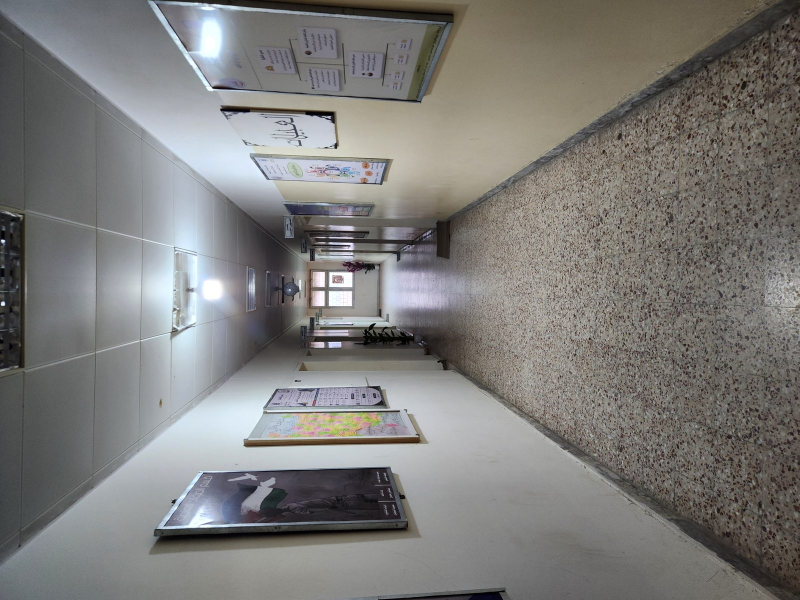
#> input picture ajilat-campus-map/assets/photos/admin-corridor.jpg, 1600 x 1200 px (shown at 1/2 size)
$ python -i render_v2.py   (imports and definitions only)
#> lines starting #> are read from the running program, lines starting #| are printed output that depends on the picture
#> further down, picture is the input picture: shape (1200, 1600, 3); mean B, G, R 121.6, 123.9, 125.2
#!/usr/bin/env python3
"""PINK HOPE v2 — beat-synced hyper-edit in the style of the supplied reference.

Transitions: whip pans (directional motion blur), camera rolls, zoom punches with
impact shake, light flashes, a circle reveal opening from the pink balloon,
neon "lights-on" flicker for poster 2, speed ramp into true 120 fps slow motion,
letter-by-letter typing and word-by-word Arabic kinetic text.

Usage: python3 render_v2.py [--stills]   ->  build/video_v2.mp4 (no audio)
"""
import json, os, subprocess, sys
import numpy as np, cv2
from PIL import Image, ImageDraw, ImageFont, ImageFilter

HERE = os.path.dirname(os.path.abspath(__file__))
ROOT = os.path.dirname(HERE)
FONTS = os.path.join(ROOT, "02_assets", "fonts")
LOGOS = os.environ.get("PINKHOPE_LOGOS", os.path.join(ROOT, "02_assets", "logos"))
BUILD = os.path.join(HERE, "build")
# [2 lines not run here, left out]
# [1 line that did not run here, left out]
# [1 line that did not run here, left out]
# [1 line that did not run here, left out]
STILLS = "--stills" in sys.argv
W, H = 1080, 1920
WHITE, PINK, PINK_DEEP, PLUM, PLUM_SOFT = (255, 255, 255), (255, 92, 160), (214, 59, 120), (61, 24, 48), (107, 69, 96)
TR = 4  # frames each side of a cut used by whip / roll / punch / flash
CIRCLE = 9  # frames of the balloon circle reveal (overlap)
rng = np.random.default_rng(3)


def font(weight, size):
    return ImageFont.truetype(os.path.join(FONTS, f"Tajawal-{weight}.ttf"), size, layout_engine=ImageFont.Layout.RAQM)


def smooth(x):
    x = min(max(x, 0.0), 1.0); return x * x * (3 - 2 * x)


def ease_out(x):
    x = min(max(x, 0.0), 1.0); return 1 - (1 - x) ** 3


def ease_in(x):
    x = min(max(x, 0.0), 1.0); return x ** 2.2


# ---------------------------------------------------------------- timeline
# [1 line that did not run here, left out]
# [8 lines not run here, left out]
# [1 line that did not run here, left out]
# [1 line that did not run here, left out]
# [1 line that did not run here, left out]
# [1 line that did not run here, left out]


# ---------------------------------------------------------------- decoding with time remap
class Reader:
    # [24 lines left out: functions __init__, get, not called in this run]

    def close(self):
        self.p.stdout.close(); self.p.wait()


# [23 lines left out: functions src_index, pink_center, not called in this run]


def cover_scale(deg):
    t = np.radians(abs(deg))
    return np.cos(t) + (H / W) * np.sin(t)


# [27 lines left out: functions transform, motion_blur, not called in this run]


# ---------------------------------------------------------------- look
yy, xx = np.mgrid[0:H, 0:W].astype(np.float32)
rr = np.sqrt(((xx - W / 2) / (W / 2)) ** 2 + ((yy - H / 2) / (H / 2)) ** 2)
VIGNETTE = (1 - 0.28 * np.clip((rr - 0.5) / 0.9, 0, 1) ** 1.5)[..., None]


def bloom(img, amt, thr=0.62):
#> called with amt = 0.24, thr = 0.62
    small = cv2.resize(img, (W // 4, H // 4), interpolation=cv2.INTER_AREA)
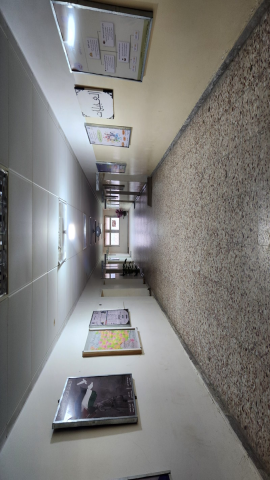
#> small: shape (480, 270, 3); mean B, G, R 121.6, 123.9, 125.2
    lum = small.mean(axis=2, keepdims=True)
    hl = small * np.clip((lum - thr) / (1 - thr), 0, 1)
    g = cv2.resize(cv2.GaussianBlur(hl, (0, 0), 9), (W, H))
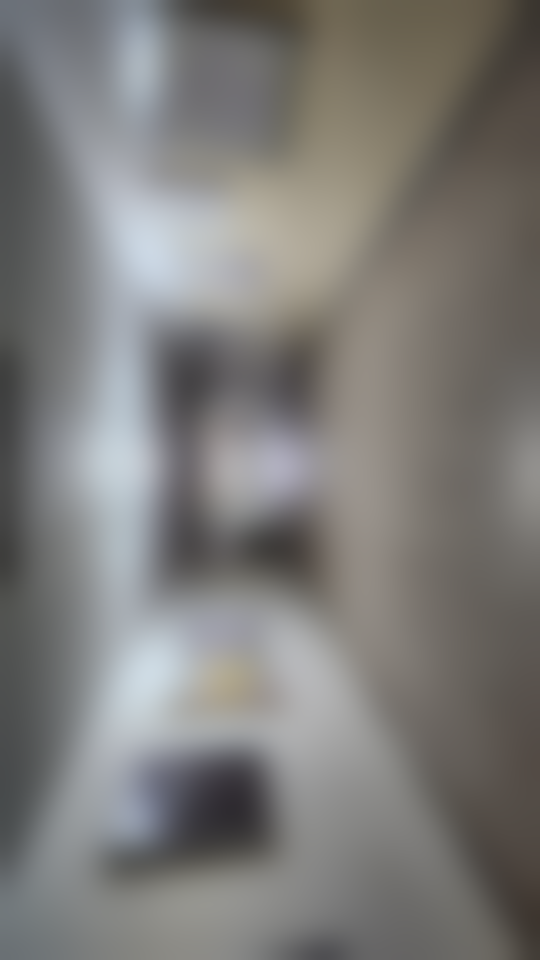
#> g: shape (1920, 1080, 3) float64 (shown at 1/2 size); mean B, G, R 121.7, 124, 125.2
#> (the run stopped early here; a loop or call above may not have finished)

$ run again, on ajilat-campus-map/assets/photos/central-yard.jpg
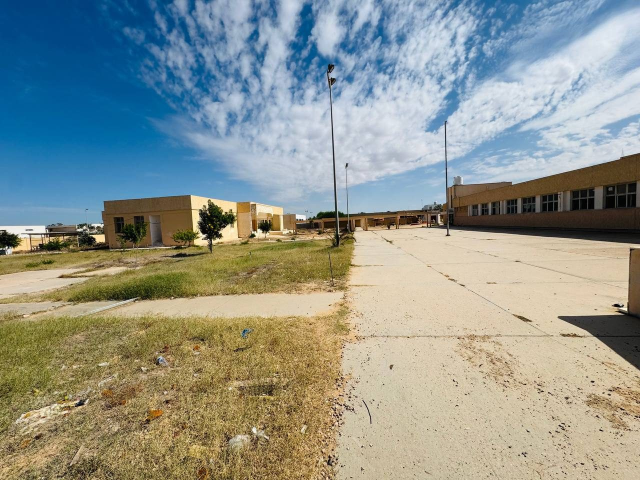
#> input picture ajilat-campus-map/assets/photos/central-yard.jpg, 1280 x 960 px (shown at 1/2 size)
#> picture is the input picture: shape (960, 1280, 3); mean B, G, R 142.9, 150.3, 143.4
#> in bloom, `lum = small.mean(axis=2, keepdims=True)`:
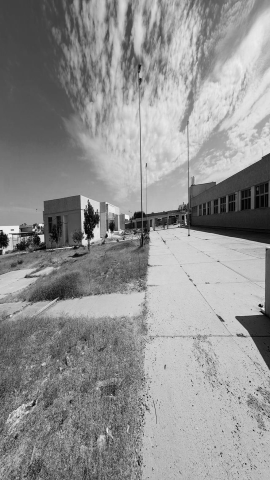
#> lum: shape (480, 270, 1) float64; min 2.67, max 244.7, mean 145.5
#> in bloom, `g = cv2.resize(cv2.GaussianBlur(hl, (0, 0), 9), (W, H))`:
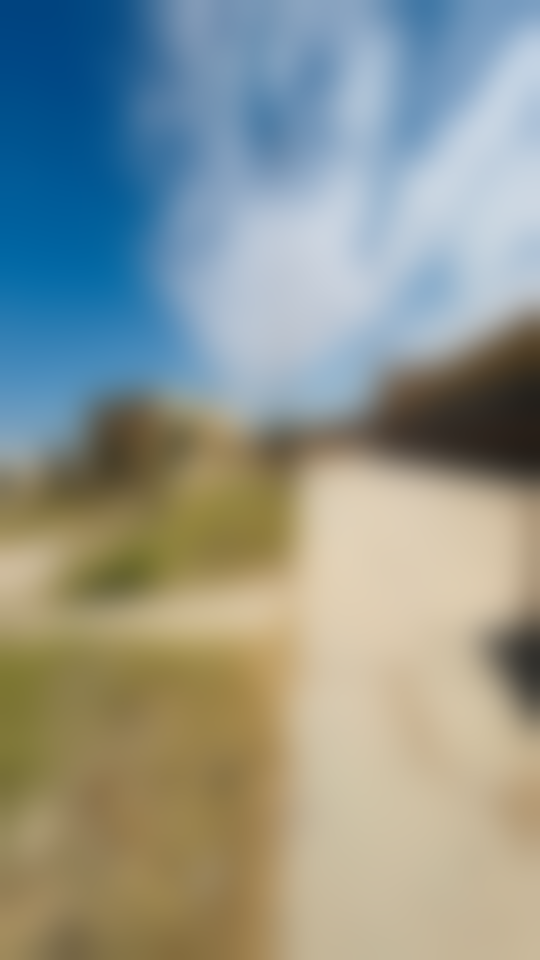
#> g: shape (1920, 1080, 3) float64 (shown at 1/2 size); mean B, G, R 142.9, 150.4, 143.4

$ run again, on ajilat-campus-map/assets/photos/classrooms-corridor.jpg
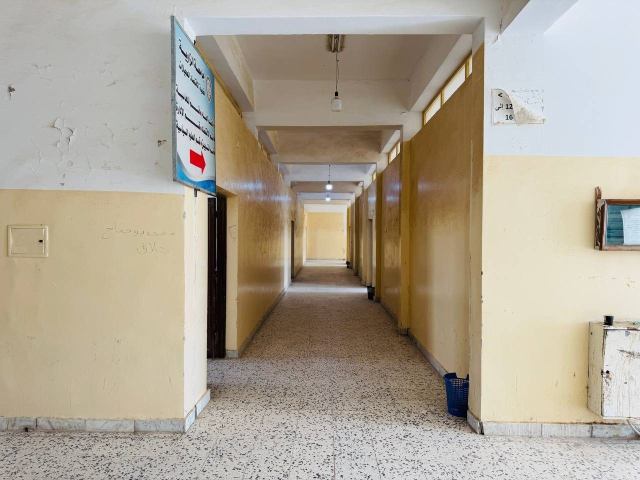
#> input picture ajilat-campus-map/assets/photos/classrooms-corridor.jpg, 1280 x 960 px (shown at 1/2 size)
#> picture is the input picture: shape (960, 1280, 3); mean B, G, R 149.7, 165.1, 174.2
#> in bloom, `lum = small.mean(axis=2, keepdims=True)`:
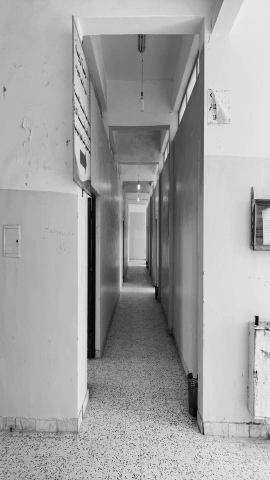
#> lum: shape (480, 270, 1) float64; min 4, max 244.3, mean 163
#> in bloom, `g = cv2.resize(cv2.GaussianBlur(hl, (0, 0), 9), (W, H))`:
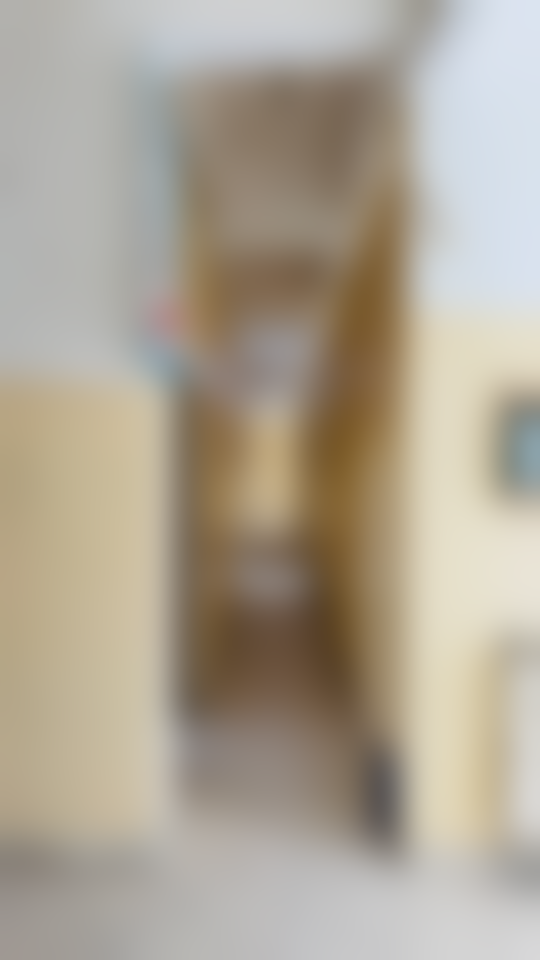
#> g: shape (1920, 1080, 3) float64 (shown at 1/2 size); mean B, G, R 149.7, 165.1, 174.2
